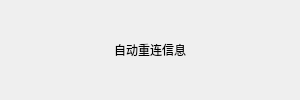
<?xml version="1.0" encoding="UTF-8"?>
<ui version="4.0">
 <class>Dialog</class>
 <widget class="QDialog" name="Dialog">
  <property name="geometry">
   <rect>
    <x>0</x>
    <y>0</y>
    <width>300</width>
    <height>100</height>
   </rect>
  </property>
  <property name="windowTitle">
   <string>自动重连</string>
  </property>
  <layout class="QVBoxLayout" name="verticalLayout">
   <item>
    <widget class="QLabel" name="label">
     <property name="text">
      <string>自动重连信息</string>
     </property>
     <property name="alignment">
      <set>Qt::AlignCenter</set>
     </property>
    </widget>
   </item>
  </layout>
 </widget>
 <resources/>
 <connections/>
</ui>
